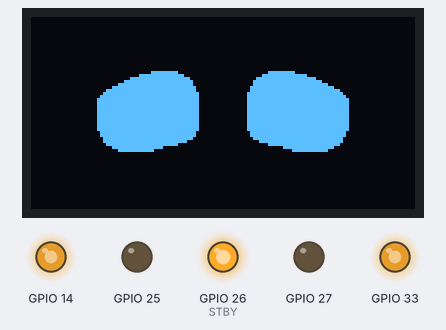
Recording of a sketch running on a simulated ESP32. Shown: 128×64 one-colour display, output pins drawn as LEDs (lit = HIGH). What the sketch prints to the serial monitor is not drawn.

Above: at 0.1 s.
At 1.3 s:
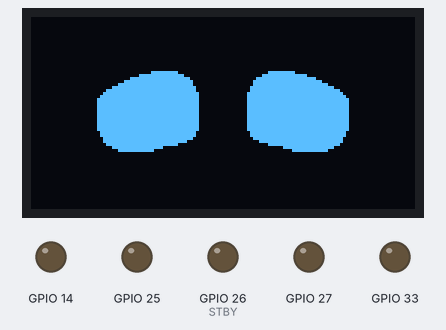
At 2.32 s:
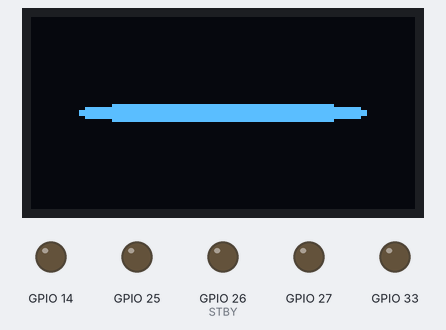
Timing chart, 0 to 3.8 s (numbered marks = the images above):
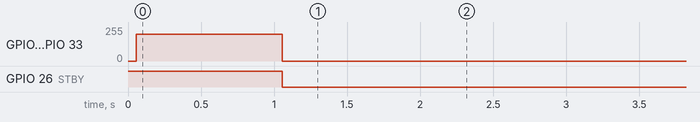

Measured:
- what the display in image 0 shows lasts 1.0 s, from 0.1 s to 1.1 s

The sketch:

Dumb_Little_Robot_V1.ino
```cpp
// - Wi-Fi AP mode (hotspot)
// - UDP handling
// - OLED display
// - PWM motor control using ESP32 Arduino Core 3.x API
// - Multitasking with FreeRTOS

#include <Wire.h>
#include <Adafruit_GFX.h>
#include <Adafruit_SSD1306.h>
#include <WiFi.h>
#include "roboteyes.h"
#include "AsyncUDP.h"
#include "seperatestring.h"
#include "driver/ledc.h"

#define SCREEN_WIDTH 128
#define SCREEN_HEIGHT 64
Adafruit_SSD1306 display(SCREEN_WIDTH, SCREEN_HEIGHT, &Wire, -1);

// Motor pins
#define AIN1 14
#define AIN2 27
#define BIN1 33
#define BIN2 25
#define STBY 26
#define MOTOR_B_BOOST 1.1    // or use 1.2, depending on how much extra power you need

#define CommandArray_SIZE 20
char *CommandArray[CommandArray_SIZE];
char *strData = NULL;

const char *AP_SSID = "LittleRobot";
const char *AP_PASS = "12345678";  // Must be at least 8 characters
AsyncUDP udp;
String PhrasedData = "";
int Speed = 255;
int aninum = 0;

TaskHandle_t xHandle = NULL;

// FreeRTOS eye animation
void dispTask(void *pvParameters) {
  while (1) {
    if (aninum == 1) look_left(500);
    else if (aninum == 2) look_right(500);
    else sad_blink(400, 1);
    vTaskDelay(1);
  }
}

void setup() {
  Serial.begin(115200);

  pinMode(STBY, OUTPUT);
  digitalWrite(STBY, HIGH);

  // Setup PWM timer
  ledc_timer_config_t pwm_timer = {
    .speed_mode = LEDC_HIGH_SPEED_MODE,
    .duty_resolution = LEDC_TIMER_8_BIT,
    .timer_num = LEDC_TIMER_0,
    .freq_hz = 1000,
    .clk_cfg = LEDC_AUTO_CLK
  };
  ledc_timer_config(&pwm_timer);
// AIN1
ledc_channel_config_t pwm_AIN1 = {
  .gpio_num   = AIN1,
  .speed_mode = LEDC_HIGH_SPEED_MODE,
  .channel    = LEDC_CHANNEL_0,
  .intr_type  = LEDC_INTR_DISABLE,
  .timer_sel  = LEDC_TIMER_0,
  .duty       = 0,
  .hpoint     = 0
};
ledc_channel_config(&pwm_AIN1);

// AIN2
ledc_channel_config_t pwm_AIN2 = {
  .gpio_num   = AIN2,
  .speed_mode = LEDC_HIGH_SPEED_MODE,
  .channel    = LEDC_CHANNEL_1,
  .intr_type  = LEDC_INTR_DISABLE,
  .timer_sel  = LEDC_TIMER_0,
  .duty       = 0,
  .hpoint     = 0
};
ledc_channel_config(&pwm_AIN2);

// BIN1
ledc_channel_config_t pwm_BIN1 = {
  .gpio_num   = BIN1,
  .speed_mode = LEDC_HIGH_SPEED_MODE,
  .channel    = LEDC_CHANNEL_2,
  .intr_type  = LEDC_INTR_DISABLE,
  .timer_sel  = LEDC_TIMER_0,
  .duty       = 0,
  .hpoint     = 0
};
ledc_channel_config(&pwm_BIN1);

// BIN2
ledc_channel_config_t pwm_BIN2 = {
  .gpio_num   = BIN2,
  .speed_mode = LEDC_HIGH_SPEED_MODE,
  .channel    = LEDC_CHANNEL_3,
  .intr_type  = LEDC_INTR_DISABLE,
  .timer_sel  = LEDC_TIMER_0,
  .duty       = 0,
  .hpoint     = 0
};
ledc_channel_config(&pwm_BIN2);


  // OLED
  if (!display.begin(SSD1306_SWITCHCAPVCC, 0x3C)) {
    Serial.println("OLED init failed");
    while (true);
  }
  display.clearDisplay();
  display.setTextSize(1);
  display.setTextColor(WHITE);
  display.setCursor(0, 0);
  display.println("ESP32-WROOM Ready");

  // Wi-Fi Access Point setup
  WiFi.mode(WIFI_AP);
  WiFi.softAP(AP_SSID, AP_PASS);
  IPAddress IP = WiFi.softAPIP();
  Serial.print("Hotspot created. IP address: ");
  Serial.println(IP);

  // Show hotspot info on OLED
  display.setCursor(0, 10);
  display.println("SSID: LittleRobot");
  display.print("IP: ");
  display.println(IP);
  display.display();

  if (udp.listen(1234)) {
    Serial.print("UDP Listening on IP: ");
    Serial.println(IP);
    udp.onPacket([](AsyncUDPPacket packet) {
      char* tmpStr = (char*) malloc(packet.length() + 1);
      memcpy(tmpStr, packet.data(), packet.length());
      tmpStr[packet.length()] = '\0';
      PhrasedData = String(tmpStr);
      free(tmpStr);
      Serial.println("Received: " + PhrasedData);

      display.clearDisplay();
      display.setCursor(0, 0);
      display.setTextSize(1);
      display.setTextColor(WHITE);
      //display.println("Got:");
      //display.println(PhrasedData);
      display.display();
    });
  }

  // Start display task
  xTaskCreatePinnedToCore(dispTask, "dispTask", 4096, NULL, 0, &xHandle, 0);

// TEMPORARY: motor test after boot

 Serial.println("Motor test...");
 forward(200);
 delay(1000);
 Stop();


}

void loop() {

  Plzgetstring(PhrasedData);
  String cmd = CommandArray[0];
  Serial.print("CMD: "); Serial.println(cmd);
  Serial.print("Speed: "); Serial.println(Speed);

  if (cmd == "f" || cmd == "F") forward(Speed);
  else if (cmd == "b" || cmd == "B") backward(Speed);
  else if (cmd == "l" || cmd == "L") { left(Speed); aninum = 1; }
  else if (cmd == "r" || cmd == "R") { right(Speed); aninum = 2; }
  else if (cmd == "s" || cmd == "S") { Stop(); aninum = 0; }
}

void Plzgetstring(String phraseData) {
  int N = separate(phraseData, CommandArray, CommandArray_SIZE, &strData);
  if (N >= 2) {
    Speed = String(CommandArray[1]).toInt();
    if (Speed < 10 || Speed > 255) Speed = 200;
  } else {
    Speed = 200;
  }
  freeData(&strData);
}


void forward(int speed) {

  digitalWrite(STBY, HIGH);

  int bSpeed = speed * MOTOR_B_BOOST;
  if (bSpeed > 255) bSpeed = 255;  // Clamp max

  ledc_set_duty(LEDC_HIGH_SPEED_MODE, LEDC_CHANNEL_0, speed);
  ledc_update_duty(LEDC_HIGH_SPEED_MODE, LEDC_CHANNEL_0);
  ledc_set_duty(LEDC_HIGH_SPEED_MODE, LEDC_CHANNEL_1, 0);
  ledc_update_duty(LEDC_HIGH_SPEED_MODE, LEDC_CHANNEL_1);

  ledc_set_duty(LEDC_HIGH_SPEED_MODE, LEDC_CHANNEL_2, speed);
  ledc_update_duty(LEDC_HIGH_SPEED_MODE, LEDC_CHANNEL_2);
  ledc_set_duty(LEDC_HIGH_SPEED_MODE, LEDC_CHANNEL_3, 0);
  ledc_update_duty(LEDC_HIGH_SPEED_MODE, LEDC_CHANNEL_3);
}

void backward(int speed) {


  digitalWrite(STBY, HIGH);

    int bSpeed = speed * MOTOR_B_BOOST;
  if (bSpeed > 255) bSpeed = 255;  // Clamp max

  ledc_set_duty(LEDC_HIGH_SPEED_MODE, LEDC_CHANNEL_0, 0);
  ledc_update_duty(LEDC_HIGH_SPEED_MODE, LEDC_CHANNEL_0);
  ledc_set_duty(LEDC_HIGH_SPEED_MODE, LEDC_CHANNEL_1, speed);
  ledc_update_duty(LEDC_HIGH_SPEED_MODE, LEDC_CHANNEL_1);

  ledc_set_duty(LEDC_HIGH_SPEED_MODE, LEDC_CHANNEL_2, 0);
  ledc_update_duty(LEDC_HIGH_SPEED_MODE, LEDC_CHANNEL_2);
  ledc_set_duty(LEDC_HIGH_SPEED_MODE, LEDC_CHANNEL_3, speed);
  ledc_update_duty(LEDC_HIGH_SPEED_MODE, LEDC_CHANNEL_3);
}

void left(int speed) {

  digitalWrite(STBY, HIGH);
  ledc_set_duty(LEDC_HIGH_SPEED_MODE, LEDC_CHANNEL_0, 0);
  ledc_update_duty(LEDC_HIGH_SPEED_MODE, LEDC_CHANNEL_0);
  ledc_set_duty(LEDC_HIGH_SPEED_MODE, LEDC_CHANNEL_1, speed);
  ledc_update_duty(LEDC_HIGH_SPEED_MODE, LEDC_CHANNEL_1);

  ledc_set_duty(LEDC_HIGH_SPEED_MODE, LEDC_CHANNEL_2, speed);
  ledc_update_duty(LEDC_HIGH_SPEED_MODE, LEDC_CHANNEL_2);
  ledc_set_duty(LEDC_HIGH_SPEED_MODE, LEDC_CHANNEL_3, 0);
  ledc_update_duty(LEDC_HIGH_SPEED_MODE, LEDC_CHANNEL_3);
}

void right(int speed) {

  digitalWrite(STBY, HIGH);
  ledc_set_duty(LEDC_HIGH_SPEED_MODE, LEDC_CHANNEL_0, speed);
  ledc_update_duty(LEDC_HIGH_SPEED_MODE, LEDC_CHANNEL_0);
  ledc_set_duty(LEDC_HIGH_SPEED_MODE, LEDC_CHANNEL_1, 0);
  ledc_update_duty(LEDC_HIGH_SPEED_MODE, LEDC_CHANNEL_1);

  ledc_set_duty(LEDC_HIGH_SPEED_MODE, LEDC_CHANNEL_2, 0);
  ledc_update_duty(LEDC_HIGH_SPEED_MODE, LEDC_CHANNEL_2);
  ledc_set_duty(LEDC_HIGH_SPEED_MODE, LEDC_CHANNEL_3, speed);
  ledc_update_duty(LEDC_HIGH_SPEED_MODE, LEDC_CHANNEL_3);
}

void Stop() {
  for (int ch = 0; ch < 4; ch++) {
    ledc_set_duty(LEDC_HIGH_SPEED_MODE, (ledc_channel_t)ch, 0);
    ledc_update_duty(LEDC_HIGH_SPEED_MODE, (ledc_channel_t)ch);
  }
  digitalWrite(STBY, LOW); // optional to save power
}
```

roboteyes.h
```cpp
#ifndef ROBOTEYES_H
#define ROBOTEYES_H

#include "Arduino.h"
#include <Adafruit_GFX.h>
#include <Adafruit_SSD1306.h>

extern Adafruit_SSD1306 display;
extern const uint8_t image_data_DISTRESSED_EYESarray[] PROGMEM;
extern const uint8_t eye_lookleft [] PROGMEM;
extern const uint8_t eye_lookright [] PROGMEM;
extern const uint8_t eye_nuetral [] PROGMEM;
extern const uint8_t eye_squint [] PROGMEM;
void look_nuetral(int t);
void blink_eyes(int t,int numberOfblinks);
void look_left(int t);
void look_right(int t);
void look_squint(int t);
void sad_blink(int t,int numberOfblinks);

#endif
```

seperatestring.h
```cpp
int separate (String& str,  // pass as a reference to avoid double memory usage
              char **p,  int size, char **pdata ) {
  int  n = 0;
  free(*pdata); // clean up last data as we are reusing CommandArray[ ]
  // BE CAREFUL not to free it twice
  // calling free on NULL is OK
  *pdata = strdup(str.c_str()); // allocate new memory for the result.
  if (*pdata == NULL) {
    Serial.println("OUT OF MEMORY");
    return 0;
  }
  *p++ = strtok (*pdata, " ");
  for (n = 1; NULL != (*p++ = strtok (NULL, " ")); n++) {
    if (size == n) {
      break;
    }
  }
  return n;
}
// use this free the memory after use
void freeData(char **pdata) {
  free(*pdata);
  *pdata = NULL;
//  numberOfStr = 0;
}
```

Source omitted: roboteyes.cpp (data table, 40007 bytes)
